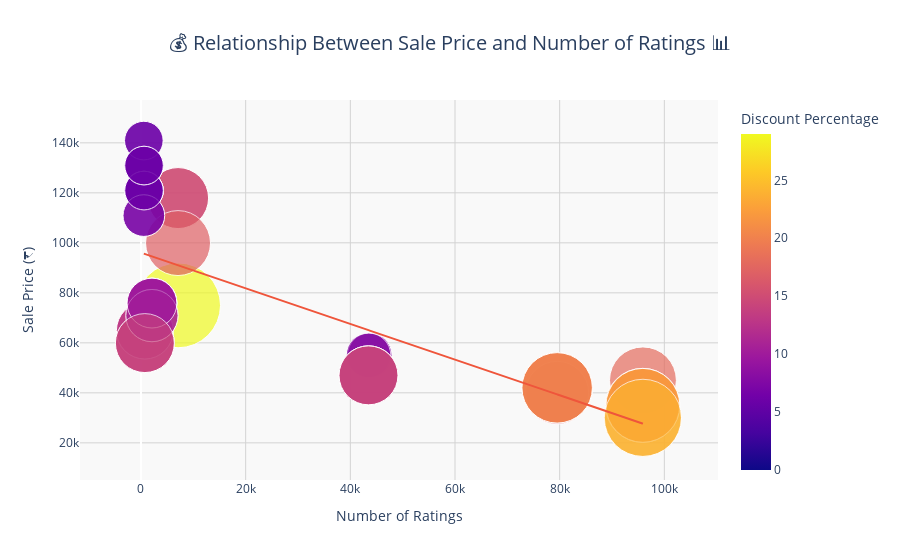

Notebook cell for this chart:
### Markdown cell above
### 1.3) **Relationship Between Sale Price and Number of Ratings**

This scatter plot shows a negative correlation between the sale price of iPhones and the number of ratings, suggesting that lower-priced models tend to receive more customer feedback.  
The bubble size represents the number of reviews, while the color gradient indicates discount percentage, highlighting that discounted products often garner more attention.

---

#### **Theory & Interpretation**

**Price Sensitivity:**  
In consumer electronics, especially smartphones, buyers are highly sensitive to price. Lower-priced models are accessible to a broader audience, resulting in higher sales volumes and, consequently, more customer ratings.

**Discount Effect:**  
Discounts act as a strong incentive for customers. Products with higher discounts (as shown by the color gradient) often attract more buyers, leading to increased engagement in the form of ratings and reviews.

**Market Dynamics:**  
Premium models, despite offering advanced features, tend to receive fewer ratings due to their higher price point and niche target audience. In contrast, mid-range and discounted models appeal to price-conscious consumers, driving up the number of ratings.

**Business Implication:**  
Retailers can leverage this insight by offering strategic discounts on select models to boost engagement and sales. Monitoring the relationship between price, discount, and customer feedback helps in optimizing pricing strategies for maximum market reach.

---

### Code cell
import plotly.express as px

figure = px.scatter(
    data_frame=data,
    x="Number Of Ratings",
    y="Sale Price",
    size="Discount Percentage",
    color="Discount Percentage",  # Add color dimension
    trendline="ols",
    title="💰 Relationship Between Sale Price and Number of Ratings 📊",
    hover_name="Product Name",    # Shows name on hover (change column if needed)
    hover_data={
        "Number Of Ratings": True,
        "Sale Price": ":.2f",     # Format as float with 2 decimals
        "Discount Percentage": True
    },
    size_max=60                   # Max bubble size
)

# Improve layout aesthetics
figure.update_layout(
    title_font_size=20,
    title_x=0.5,
    plot_bgcolor="#f9f9f9",
    paper_bgcolor="#ffffff",
    hoverlabel=dict(bgcolor="white", font_size=12),
    xaxis_title="Number of Ratings",
    yaxis_title="Sale Price (₹)",
)

# Optional: Add gridlines for clarity
figure.update_xaxes(showgrid=True, gridwidth=1, gridcolor='lightgray')
figure.update_yaxes(showgrid=True, gridwidth=1, gridcolor='lightgray')

figure.show()

### Figure 1 — Plotly figure (JSON) as saved in the notebook; plotly's stock layout.template omitted (floating-point values rounded to 4 significant figures)
{"data": [{"customdata": [[0], [0], [0], [0], [0], [0], [0], [0], [0], [20], [16], [20], [20], [20], [0], [0], [0], [0], [29], [15], [0], [15], [17], [18], [6], [6], [13], [6], [14], [10], [7], [6], [6], [13], [13], [10], [10], [6], [14], [6], [10], [6], [11], [11], [10], [14], [7], [6], [6], [6], [8], [8], [24], [22], [22], [22], [8], [24], [14], [14], [14], [14]], "hovertemplate": "<b>%{hovertext}</b><br><br>Number Of Ratings=%{x}<br>Sale Price=%{y:.2f}<br>Discount Percentage=%{marker.color}<extra></extra>", "hovertext": ["APPLE iPhone 8 Plus (Gold, 64 GB)", "APPLE iPhone 8 Plus (Space Grey, 256 GB)", "APPLE iPhone 8 Plus (Silver, 256 GB)", "APPLE iPhone 8 (Silver, 256 GB)", "APPLE iPhone 8 (Gold, 256 GB)", "APPLE iPhone 8 Plus (Silver, 64 GB)", "APPLE iPhone 8 Plus (Space Grey, 64 GB)", "APPLE iPhone 8 (Space Grey, 256 GB)", "APPLE iPhone XS Max (Silver, 64 GB)", "Apple iPhone XR ((PRODUCT)RED, 128 GB) (Includes EarPods, Power Adapter)", "Apple iPhone XR (Black, 64 GB) (Includes EarPods, Power Adapter)", "Apple iPhone XR (Coral, 128 GB) (Includes EarPods, Power Adapter)", "Apple iPhone XR (Black, 128 GB) (Includes EarPods, Power Adapter)", "Apple iPhone XR (White, 128 GB) (Includes EarPods, Power Adapter)", "APPLE iPhone 11 Pro Max (Gold, 256 GB)", "APPLE iPhone 11 Pro Max (Gold, 64 GB)", "APPLE iPhone 11 Pro Max (Midnight Green, 256 GB)", "APPLE iPhone 11 Pro Max (Space Grey, 64 GB)", "APPLE iPhone 11 Pro (Midnight Green, 64 GB)", "APPLE iPhone 11 Pro (Space Grey, 512 GB)", "APPLE iPhone 11 Pro Max (Midnight Green, 64 GB)", "APPLE iPhone 11 Pro (Midnight Green, 512 GB)", "APPLE iPhone 11 Pro (Space Grey, 256 GB)", "Apple iPhone SE (White, 256 GB) (Includes EarPods, Power Adapter)", "APPLE iPhone 12 Pro (Silver, 512 GB)", "APPLE iPhone 12 Pro Max (Pacific Blue, 256 GB)", "APPLE iPhone 12 Mini (White, 128 GB)", "APPLE iPhone 12 Pro (Graphite, 256 GB)", "APPLE iPhone 12 Mini (White, 64 GB)", "APPLE iPhone 12 (White, 128 GB)", "APPLE iPhone 12 Pro (Graphite, 128 GB)", "APPLE iPhone 12 Pro Max (Graphite, 256 GB)", "APPLE iPhone 12 Pro Max (Graphite, 128 GB)", "APPLE iPhone 12 Mini (Black, 128 GB)", "APPLE iPhone 12 Mini (Blue, 128 GB)", "APPLE iPhone 12 (Black, 128 GB)", "APPLE iPhone 12 (Blue, 128 GB)", "APPLE iPhone 12 Pro Max (Silver, 128 GB)", "APPLE iPhone 12 Mini (Red, 64 GB)", "APPLE iPhone 12 Pro Max (Gold, 128 GB)", "APPLE iPhone 12 (Green, 128 GB)", "APPLE iPhone 12 Pro (Pacific Blue, 512 GB)", "APPLE iPhone 12 (White, 64 GB)", "APPLE iPhone 12 (Black, 64 GB)", "APPLE iPhone 12 (Red, 128 GB)", "APPLE iPhone 12 Mini (Black, 64 GB)", "APPLE iPhone 12 Pro (Pacific Blue, 128 GB)", "APPLE iPhone 12 Pro Max (Pacific Blue, 128 GB)", "APPLE iPhone 12 Pro Max (Silver, 256 GB)", "APPLE iPhone 12 Pro Max (Gold, 256 GB)", "APPLE iPhone 11 (White, 128 GB)", "APPLE iPhone 11 (Red, 128 GB)", "APPLE iPhone SE (White, 64 GB)", "APPLE iPhone SE (Black, 128 GB)", "APPLE iPhone SE (White, 128 GB)", "APPLE iPhone SE (Red, 128 GB)", "APPLE iPhone 11 (Black, 128 GB)", "APPLE iPhone SE (Black, 64 GB)", "APPLE iPhone 11 (Purple, 64 GB)", "APPLE iPhone 11 (White, 64 GB)", "APPLE iPhone 11 (Black, 64 GB)", "APPLE iPhone 11 (Red, 64 GB)"], "legendgroup": "", "marker": {"color": [0, 0, 0, 0, 0, 0, 0, 0, 0, 20, 16, 20, 20, 20, 0, 0, 0, 0, 29, 15, 0, 15, 17, 18, 6, 6, 13, 6, 14, 10, 7, 6, 6, 13, 13, 10, 10, 6, 14, 6, 10, 6, 11, 11, 10, 14, 7, 6, 6, 6, 8, 8, 24, 22, 22, 22, 8, 24, 14, 14, 14, 14], "coloraxis": "coloraxis", "size": [0, 0, 0, 0, 0, 0, 0, 0, 0, 20, 16, 20, 20, 20, 0, 0, 0, 0, 29, 15, 0, 15, 17, 18, 6, 6, 13, 6, 14, 10, 7, 6, 6, 13, 13, 10, 10, 6, 14, 6, 10, 6, 11, 11, 10, 14, 7, 6, 6, 6, 8, 8, 24, 22, 22, 22, 8, 24, 14, 14, 14, 14], "sizemode": "area", "sizeref": 0.008056, "symbol": "circle"}, "mode": "markers", "name": "", "orientation": "v", "showlegend": false, "type": "scatter", "x": [3431, 3431, 3431, 11202, 11202, 3431, 3431, 11202, 1454, 79512, 79512, 79582, 79512, 79512, 1078, 1078, 1078, 1078, 7088, 7088, 1078, 7088, 7081, 95909, 542, 580, 740, 545, 740, 2101, 545, 580, 580, 730, 730, 2101, 2101, 580, 740, 580, 2092, 545, 2101, 2092, 2101, 740, 545, 580, 580, 580, 43707, 43707, 95807, 95909, 95807, 95909, 43470, 95909, 43470, 43470, 43470, 43470], "xaxis": "x", "y": [49900, 84900, 84900, 77000, 77000, 49900, 49900, 77000, 89900, 41999, 39999, 41999, 41999, 41999, 131900, 117100, 131900, 117100, 74999, 117900, 117100, 117900, 99900, 44999, 140900, 130900, 64900, 120900, 59900, 75900, 110900, 130900, 120900, 64900, 64900, 75900, 75900, 120900, 59900, 120900, 75900, 140900, 70900, 70900, 75900, 59900, 110900, 120900, 130900, 130900, 54999, 54999, 29999, 34999, 34999, 34999, 54999, 29999, 46999, 46999, 46999, 46999], "yaxis": "y"}, {"hovertemplate": "<b>OLS trendline</b><br>Sale Price = -0.712783 * Number Of Ratings + 96054.8<br>R<sup>2</sup>=0.492139<br><br>Number Of Ratings=%{x}<br>Sale Price=%{y:.2f} <b>(trend)</b><extra></extra>", "legendgroup": "", "marker": {"symbol": "circle"}, "mode": "lines", "name": "", "showlegend": false, "type": "scatter", "x": [542, 545, 545, 545, 545, 580, 580, 580, 580, 580, 580, 580, 580, 730, 730, 740, 740, 740, 740, 1078, 1078, 1078, 1078, 1078, 1454, 2092, 2092, 2101, 2101, 2101, 2101, 2101, 3431, 3431, 3431, 3431, 3431, 7081, 7088, 7088, 7088, 11202, 11202, 11202, 43470, 43470, 43470, 43470, 43470, 43707, 43707, 79512, 79512, 79512, 79512, 79582, 95807, 95807, 95909, 95909, 95909, 95909], "xaxis": "x", "y": [95670.0, 95670.0, 95670.0, 95670.0, 95670.0, 95640.0, 95640.0, 95640.0, 95640.0, 95640.0, 95640.0, 95640.0, 95640.0, 95530.0, 95530.0, 95530.0, 95530.0, 95530.0, 95530.0, 95290.0, 95290.0, 95290.0, 95290.0, 95290.0, 95020.0, 94560.0, 94560.0, 94560.0, 94560.0, 94560.0, 94560.0, 94560.0, 93610.0, 93610.0, 93610.0, 93610.0, 93610.0, 91010.0, 91000.0, 91000.0, 91000.0, 88070.0, 88070.0, 88070.0, 65070.0, 65070.0, 65070.0, 65070.0, 65070.0, 64900.0, 64900.0, 39380.0, 39380.0, 39380.0, 39380.0, 39330.0, 27770.0, 27770.0, 27690.0, 27690.0, 27690.0, 27690.0], "yaxis": "y"}], "layout": {"coloraxis": {"colorbar": {"title": {"text": "Discount Percentage"}}, "colorscale": [[0, "#0d0887"], [0.1111, "#46039f"], [0.2222, "#7201a8"], [0.3333, "#9c179e"], [0.4444, "#bd3786"], [0.5556, "#d8576b"], [0.6667, "#ed7953"], [0.7778, "#fb9f3a"], [0.8889, "#fdca26"], [1, "#f0f921"]]}, "hoverlabel": {"bgcolor": "white", "font": {"size": 12}}, "legend": {"itemsizing": "constant", "tracegroupgap": 0}, "paper_bgcolor": "#ffffff", "plot_bgcolor": "#f9f9f9", "title": {"font": {"size": 20}, "text": "💰 Relationship Between Sale Price and Number of Ratings 📊", "x": 0.5}, "xaxis": {"anchor": "y", "domain": [0, 1], "gridcolor": "lightgray", "gridwidth": 1, "showgrid": true, "title": {"text": "Number of Ratings"}}, "yaxis": {"anchor": "x", "domain": [0, 1], "gridcolor": "lightgray", "gridwidth": 1, "showgrid": true, "title": {"text": "Sale Price (₹)"}}}}
